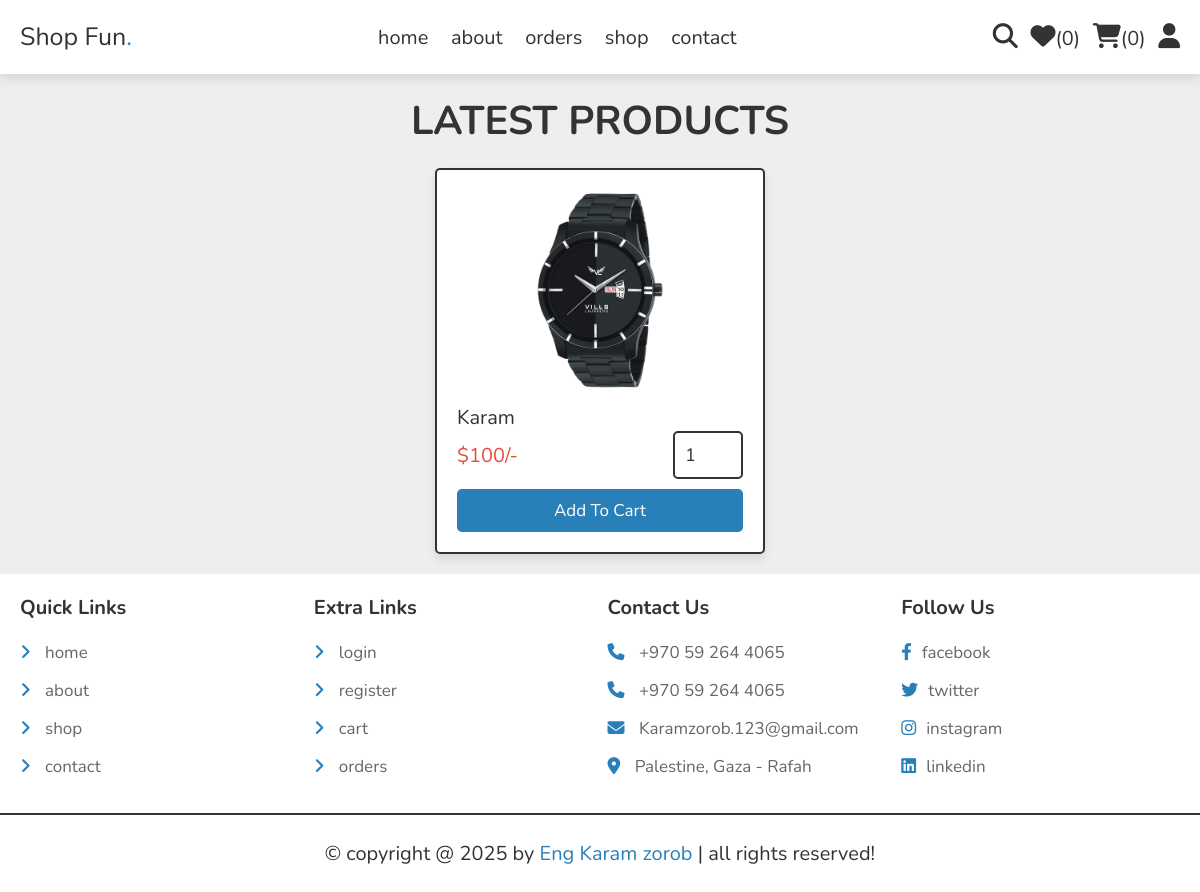
The page /shop.php on the database its author committed.
### tables this page shows
CREATE TABLE `products` (
  `id` int(100) NOT NULL,
  `name` varchar(100) NOT NULL,
  `details` varchar(500) NOT NULL,
  `price` int(10) NOT NULL,
  `image_01` varchar(100) NOT NULL,
  `image_02` varchar(100) NOT NULL,
  `image_03` varchar(100) NOT NULL
);

### shop.php (the view, shortened to what this page needs)
<?php
include 'components/connect.php';
?>
<!DOCTYPE html>
<html lang="en">
<head>
   <link rel="stylesheet" href="https://cdnjs.cloudflare.com/ajax/libs/font-awesome/6.1.1/css/all.min.css">
   <link rel="stylesheet" href="css/style.css">
</head>
<body>
<?php include 'components/user_header.php'; ?>
<section class="products">
   <h1 class="heading">latest products</h1>
   <div class="box-container">
   <?php
     $select_products = $conn->prepare("SELECT * FROM `products`");
     $select_products->execute();
     if($select_products->rowCount() > 0){
      while($fetch_product = $select_products->fetch(PDO::FETCH_ASSOC)){
   ?>
   <form action="" method="post" class="box">
      <img src="uploaded_img/<?= $fetch_product['image_01']; ?>" alt="">
      <div class="name"><?= $fetch_product['name']; ?></div>
      <div class="flex">
         <div class="price"><span>$</span><?= $fetch_product['price']; ?><span>/-</span></div>
         <input type="number" name="qty" class="qty" min="1" max="99" onkeypress="if(this.value.length == 2) return false;" value="1">
      </div>
      <input type="submit" value="add to cart" class="btn" name="add_to_cart">
   </form>
   <?php
      }
   }else{
      echo '<p class="empty">no products found!</p>';
   }
   ?>
   </div>
</section>
<?php include 'components/footer.php'; ?>
</body>
</html>

### css/style.css (style rules this page uses)
:root { --main-color:#2980b9; --orange:#f39c12; --red:#e74c3c; --black:#333; --white:#fff; --light-color:#666; --light-bg:#eee; --border:.2rem solid var(--black); --box-shadow:0 .5rem 1rem rgba(0,0,0,.1); }
* { font-family: 'Nunito', sans-serif; margin:0; padding:0; box-sizing: border-box; outline: none; border:none; text-decoration: none; }
html { font-size: 62.5%; overflow-x: hidden; }
body { background-color: var(--light-bg); }
section { padding:2rem; max-width: 1200px; margin:0 auto; }
.heading { font-size: 4rem; color:var(--black); margin-bottom: 2rem; text-align: center; text-transform: uppercase; }
.btn, .delete-btn, .option-btn { display: block; width: 100%; margin-top: 1rem; border-radius: .5rem; padding:1rem 3rem; font-size: 1.7rem; text-transform: capitalize; color:var(--white); cursor: pointer; text-align: center; }
.btn { background-color: var(--main-color); }
.products .box-container { display: grid; grid-template-columns: repeat(auto-fit, 33rem); gap:1.5rem; justify-content: center; align-items: flex-start; }
.products .box-container .box { position: relative; background-color: var(--white); box-shadow: var(--box-shadow); border-radius: .5rem; border:var(--border); padding:2rem; overflow: hidden; }
.products .box-container .box img { height: 20rem; width: 100%; object-fit: contain; margin-bottom: 1rem; }
.products .box-container .box .name { font-size: 2rem; color:var(--black); }
.products .box-container .box .flex { display: flex; align-items: center; gap:1rem; }
.products .box-container .box .flex .qty { width: 7rem; padding:1rem; border:var(--border); font-size: 1.8rem; color:var(--black); border-radius: .5rem; }
.products .box-container .box .flex .price { font-size: 2rem; color:var(--red); margin-right: auto; }

### rows shown on the page
products: image_01 (picture), name "Karam", price "100"

### other values the page prints
$total_wishlist_counts "0"
$total_cart_counts "0"
